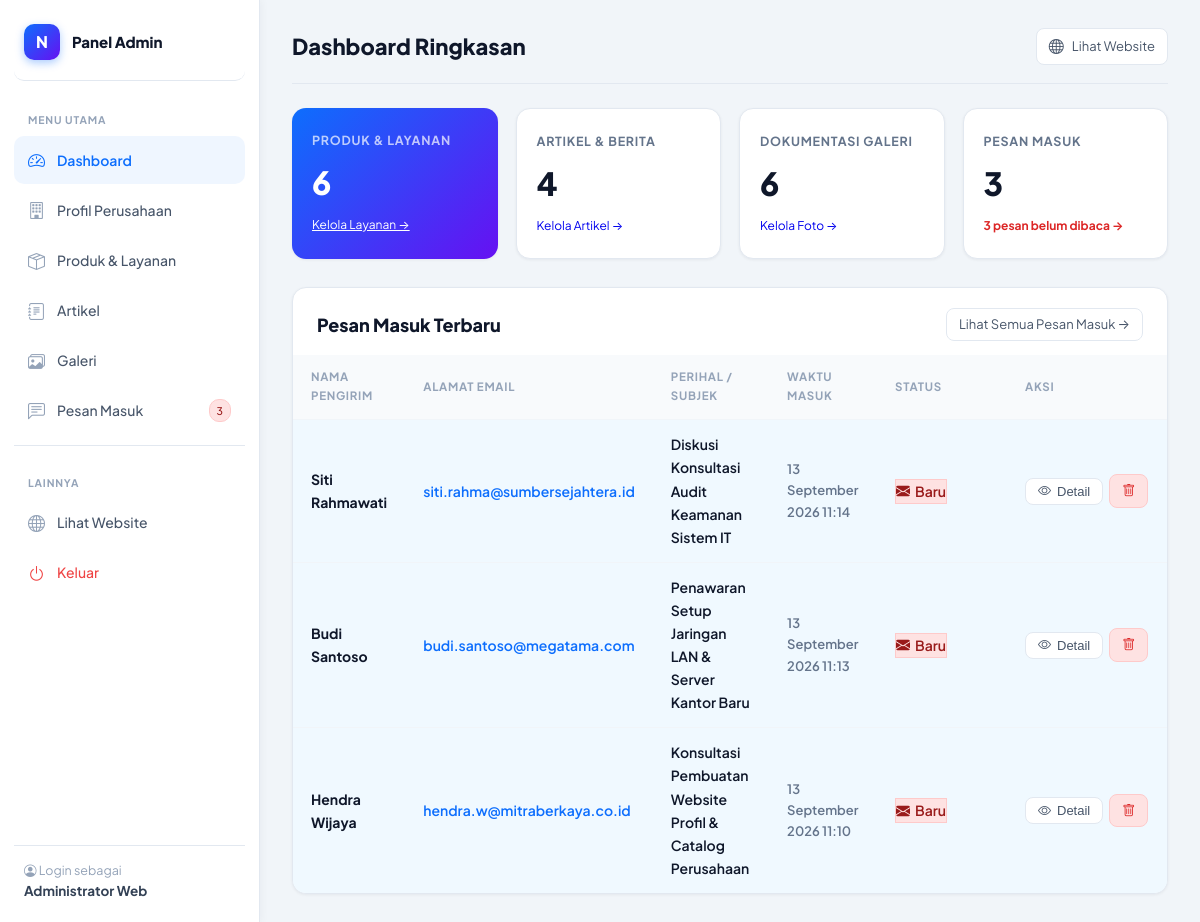
/views/admin/dashboard.php (signed in), run on the app's committed database.
### tables this page shows
CREATE TABLE `pesan` (
  `id` int(10) UNSIGNED NOT NULL,
  `nama` varchar(100) NOT NULL,
  `email` varchar(100) NOT NULL,
  `subjek` varchar(150) DEFAULT NULL,
  `isi_pesan` text NOT NULL,
  `is_dibaca` tinyint(1) NOT NULL DEFAULT 0,
  `created_at` timestamp NOT NULL DEFAULT current_timestamp()
);

### config/koneksi.php (called while the page is built, shortened)
<?php
function koneksi_db(): PDO
{
    static $pdo = null;
    if ($pdo === null) {
        $dsn = 'mysql:host=' . NAMA_HOST . ';dbname=' . NAMA_DB . ';charset=utf8mb4';
        try {
            $pdo = new PDO($dsn, NAMA_PENGGUNA, KATA_SANDI, [
                PDO::ATTR_ERRMODE            => PDO::ERRMODE_EXCEPTION,
                PDO::ATTR_DEFAULT_FETCH_MODE => PDO::FETCH_ASSOC,
                PDO::ATTR_EMULATE_PREPARES   => false,
            ]);
        } catch (PDOException $pesanKesalahan) {
            http_response_code(500);
            exit('Koneksi database gagal: ' . htmlspecialchars($pesanKesalahan->getMessage()) .
                 '<br>Pastikan MySQL berjalan dan sudah mengimpor config/database.sql');
        }
    }
    return $pdo;
}

### config/helpers.php (called while the page is built, shortened)
<?php
require_once __DIR__ . '/koneksi.php';
function amankan(?string $nilai): string
{
    return htmlspecialchars((string) $nilai, ENT_QUOTES, 'UTF-8');
}
function e(?string $nilai): string
{
    return amankan($nilai);
}
function tanggal_id(?string $tanggal, bool $denganJam = false): string
{
    $waktuStempel = strtotime($tanggal);
    $daftarBulan = [1 => 'Januari', 'Februari', 'Maret', 'April', 'Mei', 'Juni',
                    'Juli', 'Agustus', 'September', 'Oktober', 'November', 'Desember'];
    $hasil = date('j', $waktuStempel) . ' ' . $daftarBulan[(int) date('n', $waktuStempel)] . ' ' . date('Y', $waktuStempel);
    return $denganJam ? $hasil . ' ' . date('H:i', $waktuStempel) : $hasil;
}

### views/admin/dashboard.php (the view, shortened to what this page needs)
<?php
require_once __DIR__ . '/../../config/helpers.php';
$hitung_total = fn (string $nama_tabel): int =>
    (int) koneksi_db()->query("SELECT COUNT(*) FROM `$nama_tabel`")->fetchColumn();
$total_produk  = $hitung_total('produk');
$total_artikel = $hitung_total('artikel');
$total_galeri  = $hitung_total('galeri');
$total_pesan   = $hitung_total('pesan');
$pesan_baru = (int) koneksi_db()->query('SELECT COUNT(*) FROM pesan WHERE is_dibaca = 0')->fetchColumn();
$pesan_terbaru = koneksi_db()->query(
    'SELECT * FROM pesan ORDER BY created_at DESC, id DESC LIMIT 6'
)->fetchAll();
require __DIR__ . '/includes/header.php';
?>
<div class="stat-cards">
  <div class="stat-card accent">
    <div class="label">Produk &amp; Layanan</div>
    <div class="value"><?= $total_produk ?></div>
    <div class="sub">
      <a href="produk/index.php" style="color: #ffffff; text-decoration: underline;">
        Kelola Layanan →
      </a>
    </div>
  </div>
  <div class="stat-card">
    <div class="label">Artikel &amp; Berita</div>
    <div class="value"><?= $total_artikel ?></div>
    <div class="sub">
      <a href="artikel/index.php">
        Kelola Artikel →
      </a>
    </div>
  </div>
  <div class="stat-card">
    <div class="label">Dokumentasi Galeri</div>
    <div class="value"><?= $total_galeri ?></div>
    <div class="sub">
      <a href="galeri/index.php">
        Kelola Foto →
      </a>
    </div>
  </div>
  <div class="stat-card">
    <div class="label">Pesan Masuk</div>
    <div class="value"><?= $total_pesan ?></div>
    <div class="sub">
      <a href="pesan/index.php" style="<?= $pesan_baru > 0 ? 'font-weight:700; color:#dc2626;' : '' ?>">
        <?= $pesan_baru ?> pesan belum dibaca →
      </a>
    </div>
  </div>
</div>
<div class="table-wrap">
  <div class="page-head-row" style="padding: 20px 24px 0; margin-bottom: 0;">
    <h2 style="font-size: 18px; margin: 0; font-weight: 800; color: #0f172a;">
      Pesan Masuk Terbaru
    </h2>
    <a href="pesan/index.php" class="btn btn-outline btn-sm">
      Lihat Semua Pesan Masuk →
    </a>
  </div>
  <table class="table" style="margin-top: 14px;">
    <thead>
      <tr>
        <th>Nama Pengirim</th>
        <th>Alamat Email</th>
        <th>Perihal / Subjek</th>
        <th>Waktu Masuk</th>
        <th style="width: 130px;">Status</th>
        <th style="width: 160px;">Aksi</th>
      </tr>
    </thead>
    <tbody>
      <?php if (empty($pesan_terbaru)): ?>
        <tr>
          <td colspan="6" style="text-align: center; color: var(--muted); padding: 36px 20px;">
            <i class="bi bi-inbox" style="font-size: 32px; display: block; margin-bottom: 8px; opacity: 0.5;"></i>
            Belum ada pesan yang masuk dari formulir kontak.
          </td>
        </tr>
      <?php else: ?>
        <?php foreach ($pesan_terbaru as $pesan_item): ?>
          <tr style="<?= $pesan_item['is_dibaca'] ? '' : 'background: #f0f9ff; font-weight: 600;' ?>">
            <td>
              <strong><?= e($pesan_item['nama']) ?></strong>
            </td>
            <td>
              <a href="https://mail.google.com/mail/?view=cm&fs=1&to=<?= urlencode($pesan_item['email']) ?>&su=<?= urlencode('Re: ' . ($pesan_item['subjek'] ?: 'Pesan Website')) ?>"
                 target="_blank" style="color: #0d6efd;" title="Klik untuk membalas lewat Gmail">
                <?= e($pesan_item['email']) ?>
              </a>
            </td>
            <td>
              <?= e($pesan_item['subjek'] ?: '— Tanpa Subjek —') ?>
            </td>
            <td style="color: #64748b; font-size: 13px;">
              <?= e(tanggal_id($pesan_item['created_at'], true)) ?>
            </td>
            <td>
              <a href="dashboard.php?toggle_pesan=<?= (int) $pesan_item['id'] ?>"
                 class="badge <?= $pesan_item['is_dibaca'] ? 'badge-ok' : 'badge-danger' ?>"
                 title="Klik untuk mengubah status pesan"
                 style="cursor: pointer; display: inline-flex; align-items: center; gap: 5px; text-decoration: none; white-space: nowrap;">
                <?php if ($pesan_item['is_dibaca']): ?>
                  <i class="bi bi-check-circle-fill"></i> Dibaca
                <?php else: ?>
                  <i class="bi bi-envelope-fill"></i> Baru
                <?php endif; ?>
              </a>
            </td>
            <td>
              <div style="display: flex; align-items: center; gap: 6px;">
                <button type="button" class="btn btn-outline btn-sm"
                        onclick="bukaModalPesan(<?= htmlspecialchars(json_encode($pesan_item), ENT_QUOTES, 'UTF-8') ?>)">
                  <i class="bi bi-eye"></i> Detail
                </button>
                <a class="btn btn-danger btn-sm"
                   href="dashboard.php?hapus_pesan=<?= (int) $pesan_item['id'] ?>"
                   onclick="return confirm('Apakah Anda yakin ingin menghapus pesan ini?');"
                   title="Hapus pesan">
                  <i class="bi bi-trash"></i>
                </a>
              </div>
            </td>
          </tr>
        <?php endforeach; ?>
      <?php endif; ?>
    </tbody>
  </table>
</div>
<?php require __DIR__ . '/includes/footer.php'; ?>

### assets/css/style.css (style rules this page uses)
:root { --bg: #f8fafc; --surface: #ffffff; --ink: #0f172a; --muted: #64748b; --line: #e2e8f0; --primary: #0d6efd; --primary-ink: #ffffff; --primary-soft: #eff6ff; --accent: #f59e0b; --ok: #10b981; --danger: #ef4444; --radius: 14px; --shadow-sm: 0 1px 3px rgba(15, 23, 42, .06), 0 1px 2px rgba(15, 23, 42, .04); --shadow: 0 4px 6px -1px rgba(15, 23, 42, .08), 0 2px 4px -2px rgba(15, 23, 42, .06); --shadow-lg: 0 20px 25px -5px rgba(15, 23, 42, .08), 0 8px 10px -6px rgba(15, 23, 42, .04); }
* { box-sizing: border-box; }
html { scroll-behavior: smooth; }
body { font-family: 'Plus Jakarta Sans', system-ui, -apple-system, Roboto, 'Helvetica Neue', Arial, sans-serif; color: var(--ink); background-color: var(--bg); line-height: 1.65; -webkit-font-smoothing: antialiased; margin: 0; }
a { text-decoration: none; }
.page-head-row { display: flex; align-items: center; justify-content: space-between; gap: 16px; margin-bottom: 20px; flex-wrap: wrap; }
.stat-cards { display: grid; grid-template-columns: repeat(4, 1fr); gap: 18px; margin-bottom: 28px; }
.stat-card { background: #ffffff; border: 1px solid #e2e8f0; border-radius: 14px; padding: 22px 20px; box-shadow: 0 1px 3px rgba(15,23,42,.06); position: relative; overflow: hidden; }
.stat-card .label { color: #64748b; font-size: 12.5px; font-weight: 700; text-transform: uppercase; letter-spacing: .06em; }
.stat-card .value { font-size: 32px; font-weight: 800; letter-spacing: -.5px; margin-top: 6px; color: #0f172a; }
.stat-card .sub { color: #94a3b8; font-size: 12px; margin-top: 6px; }
.stat-card.accent { background: linear-gradient(135deg, #0d6efd, #6610f2); border: 0; color: #fff; }
.stat-card.accent .label { color: rgba(255,255,255,.7); }
.stat-card.accent .value { color: #fff; }
.stat-card.accent .sub { color: rgba(255,255,255,.65); }
.table-wrap { background: #fff; border: 1px solid #e2e8f0; border-radius: 14px; box-shadow: 0 1px 3px rgba(15,23,42,.06); overflow-x: auto; }
table.table { width: 100%; border-collapse: collapse; font-size: 14px; margin-bottom: 0; }
.table th, .table td { text-align: left; padding: 13px 18px; border-bottom: 1px solid #f1f5f9; vertical-align: middle; }
.table th { background: #f8fafc; font-size: 11.5px; text-transform: uppercase; letter-spacing: .06em; color: #94a3b8; font-weight: 700; }
.table tbody tr:last-child td { border-bottom: 0; }
.badge-danger { background: #fee2e2 !important; color: #991b1b !important; border: 1px solid #fecaca !important; }
.btn { display: inline-flex; align-items: center; gap: 6px; padding: 8px 16px; border-radius: 8px; font: 600 13.5px inherit; cursor: pointer; border: 1px solid transparent; transition: all .15s ease; }
.btn-outline { background: #fff; color: #475569; border-color: #e2e8f0; }
.btn-danger { background: #fee2e2; color: #dc2626; border-color: #fecaca; }
.btn-sm { padding: 5px 12px; font-size: 13px; }

### views/admin/includes/header.php (style rules this page uses)
html, body { height: 100%; margin: 0; padding: 0; overflow: hidden; scrollbar-width: none; -ms-overflow-style: none; }

### data on the page
pesan: nama "Siti Rahmawati", email "siti.rahma@sumbersejahtera.id", subjek "Diskusi Konsultasi Audit Keamanan Sistem IT", created_at "13 September 2026 11:14", is_dibaca 0 (drawn)
pesan: nama "Budi Santoso", email "budi.santoso@megatama.com", subjek "Penawaran Setup Jaringan LAN & Server Kantor Baru", created_at "13 September 2026 11:13", is_dibaca 0 (drawn)
pesan: nama "Hendra Wijaya", email "hendra.w@mitraberkaya.co.id", subjek "Konsultasi Pembuatan Website Profil & Catalog Perusahaan", created_at "13 September 2026 11:10", is_dibaca 0 (drawn)

### other printed values
$jumlah_belum_baca "3"
$nama_admin "Administrator Web"
$judul "Dashboard Ringkasan"
$total_produk "6"
$total_artikel "4"
$total_galeri "6"
$total_pesan "3"
$pesan_baru "3"
